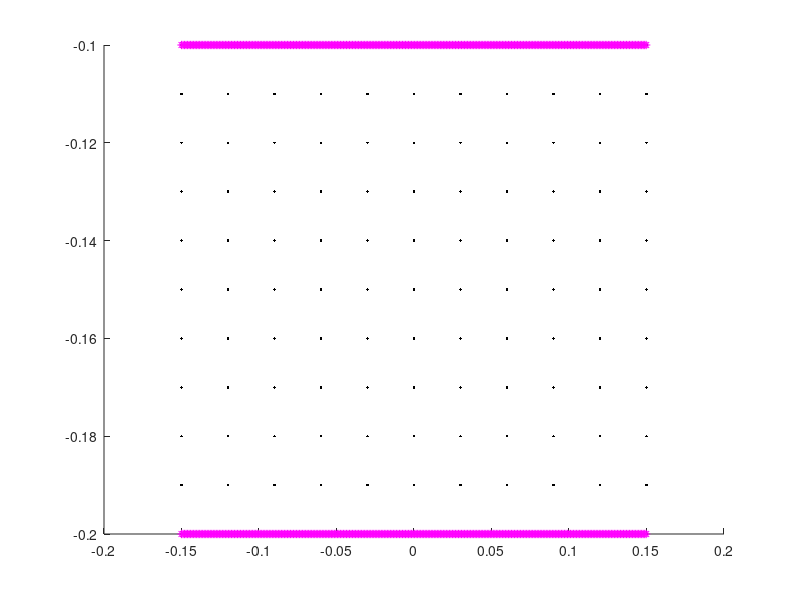

This figure's MATLAB source:
clear all
close all

L = 1;                              % length of computational domain (m)
N = 512;                            % number of Cartesian grid meshwidths at the finest level of the AMR grid
dx = L/N;                           % Cartesian mesh width (m)
ds = L/(2*N);                       % space between boundary points in straight tube

%%%%%%%%%%%%%%%%%%%%%%%%%%%%%%%%%%%%%%%%%%%%%%%%%%%
%%%%%%%%%%%%%%%%%%%%%%%%%%%%%%%%%%%%%%%%%%%%%%%%%%%
%Parameters for the racetrack

Let = 0.3;                          % Length of elastic tube (m)
Nend = 0;                          % Number of rigid points on each end of elastic section
Lt = Let+2*Nend*ds;                 % Length of straight section with three rigid points on each end
Llong = 0;                        % Lenght of long end of the tube

diameter = 0.1;                     % diameter of the tube
R2 = 0.1;                           % radius of inner wall
R1 = R2+diameter;                   % radius of outer wall

Nstraight = 2*ceil(Lt/ds);          % number of points along each straight section
%Ncurve = 2*ceil(pi*R1/ds);          % number of points along each curved section
Nrace = 4*ceil(Llong/ds);         % number of points making up the racetrack part
%Nrace = Nstraight+2*Ncurve;         % number of points making up the racetrack part
%dtheta = pi/(Ncurve/2);             % angle increment for drawing curved edges

mesh_name = 'heart_';               % structure name

centery = 0;                        % y-position of center of curved sections
centerx1 = -0.5*Lt;                 % x-position of center of left curved section
centerx2 = 0.5*Lt;                  % x-position of center of right curved section

%%%%%%%%%%%%%%%%%%%%%%%%%%%%%%%%%%%%%%%%%%%%%%%%%%%%%%%%%%
%%%%%%%%%%%%%%%%%%%%%%%%%%%%%%%%%%%%%%%%%%%%%%%%%%%%%%%%%
% Parameters for the pericardium
Dp = 2*diameter;                    %diameter of the pericardium
Nperi = 2*ceil((Dp-diameter)/ds);  % number of boundary points along the sides of the pericardium
Nperitot = Nperi + Nstraight;       % total number of pericardium points

%%%%%%%%%%%%%%%%%%%%%%%%%%%%%%%%%%%%%%%%%%%%%%%%%%%%%%%%%%
%%%%%%%%%%%%%%%%%%%%%%%%%%%%%%%%%%%%%%%%%%%%%%%%%%%%%%%%%
% Parameters for the actuator
La = 0.04;                          % length of the actuator section
NLa = ceil(La/ds);                  % number of points along each actuator
Ca = 0.25*Lt;                       % center of the actuator section
NCa = ceil(ceil(Nstraight/2)*Ca/Lt); % index of the center point
Na1 = NCa - ceil(NLa/2);            % index of the starting point with respect to the elastic section
Na2 = Na1+NLa-1;                    % index of the ending point with respect to the elastic section

%%%%%%%%%%%%%%%%%%%%%%%%%%%%%%%%%%%%%%%%%%%%%%%%%%%%%%%%%%
%%%%%%%%%%%%%%%%%%%%%%%%%%%%%%%%%%%%%%%%%%%%%%%%%%%%%%%%%
% Parameters for the prescribed peristalsis
Lap = 0.3;                          % length of the actuator section
NLap = ceil(Lap/ds);                  % number of points along each actuator
Cap = 0.5*Lt;                       % center of the actuator section
NCap = ceil(ceil(Nstraight/2)*Cap/Lt); % index of the center point
Na1p = NCap - ceil(NLap/2);            % index of the starting point with respect to the elastic section
Na2p = Na1p+NLap-1;                    % index of the ending point with respect to the elastic section


%%%%%%%%%%%%%%%%%%%%%%%%%%%%%%%%%%%%%%%%%%%
%%%%%%%%%%%%%%%%%%%%%%%%%%%%%%%%%%%%%%%%%%%
% parameters for markers
Nmarkersx = 11;                     %number of columns of markers
Nmarkersy = 11;                     %number of markers in each column
Nmarkers=Nmarkersx*Nmarkersy;       %total number of markers
dmx = Let/(Nmarkersx-1);            %space between markers in x-direction
dmy = diameter/(Nmarkersy-1);       %space between markers in y-direction


%%%%%%%%%%%%%%%%%%%%%%%%%%%%%%%%%%%%%%%%%%%
%%%%%%%%%%%%%%%%%%%%%%%%%%%%%%%%%%%%%%%%%%%
% material parameters
kappa_spring = 2.0e0;               % spring constant (Newton)
kappa_beam = 5.0e-1;                 % beam stiffness constant (Newton m^2)
kappa_target = kappa_spring;        % target point penalty spring constant (Newton)


%%%%%%%%%%%%%
% Plotting things 

figure(1)
hold on

%%%%%%%%%%%%%%%%%%%%%%%%%%%%%%%%%%%%%%%%%%%%%%%%%%%%%%%%%%%%%%%%%%%%%%%%%%%%%%%%
%%%%%%%%%%%%%%%%%%%%%%%%%%%%%%
% Make the elastic section of the tube
% Write out the vertex information

vertex_fid = fopen([mesh_name 'tube_' num2str(N) '.vertex'], 'w');
fprintf(vertex_fid, '%d\n', Nstraight);

%top part
for i=1:ceil(Nstraight/2),
    ytop = centery-R2;
    xtop = -Lt/2+(i-1)*ds;
    plot(xtop,ytop,'r-')
    fprintf(vertex_fid, '%1.16e %1.16e\n', xtop, ytop);
end

%bottom part
for i=ceil(Nstraight/2)+1:Nstraight,
    ybot = centery-R1;
    xbot = -Lt/2+(i-ceil(Nstraight/2)-1)*ds;
    plot(xbot,ybot,'r-')
    fprintf(vertex_fid, '%1.16e %1.16e\n', xbot, ybot);
end
fclose(vertex_fid);


%%%%%%%%%%%%%%%%%%%%%%%%%%%%%%%%%%%%%%%%%%%%%%%%%%%%%%%%%%%%%%%%%%%%%%%%%%%%%%%%
%%%%%%%%%%%%%%%%%%%%%%%%%%%%%%
% Make markers as vertices with no material properties

vertex_fid = fopen(['markers_' num2str(N) '.vertex'], 'w');
fprintf(vertex_fid, '%d\n', Nmarkers);

%top part
for i=0:Nmarkersx-1,
    for j=0:Nmarkersy-1,
        y = centery-R2-j*dmy;
        x = -Let/2+i*dmx;
        plot(x,y,'k.')
    fprintf(vertex_fid, '%1.16e %1.16e\n', x, y);
    end
end


%%%%%%%%%%%%%%%%%%%%%%%%%%%%%%%%%%%%%%%%%%%%%%%%%%%%%%%%%%%%%%%%%%%%%%%%%%%%%%%%
%%%%%%%%%%%%%%%%%%%%%%%%%%%%%%
% prescribed peristalsis part
% Write out the vertex information

%top part
vertex_fid = fopen(['pperi_top_' num2str(N) '.vertex'], 'w');
fprintf(vertex_fid, '%d\n', NLap);

for i=Na1p:Na2p,
    ytop = centery-R2;
    xtop = -Lt/2+i*ds;
    plot(xtop,ytop,'m*')
    fprintf(vertex_fid, '%1.16e %1.16e\n', xtop, ytop);
end
fclose(vertex_fid);

%bottom part
vertex_fid = fopen(['pperi_bot_' num2str(N) '.vertex'], 'w');
fprintf(vertex_fid, '%d\n', NLap);

for i=Na1p:Na2p,
    ybot = centery-R1;
    xbot = -Lt/2+i*ds;
    plot(xbot,ybot,'m*')
    fprintf(vertex_fid, '%1.16e %1.16e\n', xbot, ybot);
end
fclose(vertex_fid);


%%%%%%%%%%%%%%%%%%%%%%%%%%%%%%%%%%%%%%%%%%%%%%%%%%%%%%%%%%%%%%%%%%%%%%%%%%%%%%%%
%%%%%%%%%%%%%%%%%%%%%%%%%%%%%%
% NO race track part
% Write out the vertex information

vertex_fid = fopen([mesh_name 'race_' num2str(N) '.vertex'], 'w');
fprintf(vertex_fid, '%d\n', Nrace);

%right part of NO racetrack
for i=1:ceil(Nrace/4),
    ytop = centery-R2;
    xtop = Lt/2+i*ds;
    plot(xtop,ytop,'b-')
    fprintf(vertex_fid, '%1.16e %1.16e\n', xtop, ytop);
end

for i=1:ceil(Nrace/4),
    ybot = centery-R1;
    xbot = Lt/2+i*ds;
    plot(xbot,ybot,'b-')
    fprintf(vertex_fid, '%1.16e %1.16e\n', xbot, ybot);
end


%left part of NO racetrack
for i=1:ceil(Nrace/4),
    ytop = centery-R2;
    xtop = -Lt/2-i*ds;
    plot(xtop,ytop,'b-')
    fprintf(vertex_fid, '%1.16e %1.16e\n', xtop, ytop);
end

for i=1:ceil(Nrace/4),
    ybot = centery-R1;
    xbot = -Lt/2-i*ds;
    plot(xbot,ybot,'b-')
    fprintf(vertex_fid, '%1.16e %1.16e\n', xbot, ybot);
end
fclose(vertex_fid);




hold off

%%%%%%%%%%%%%%%%%%%%%%%%%%%%%%%%%%%%%%%%%%%%%%%%%%%%%%%%%%%%%%%%%%%%%%%%%%%%%%%%
%%%%%%%%%%%%%%%%%%%%%%%%%%%%%%%%%%%%%%%%%%%%%%%%%%%%%%%%%%%%%%%%%%%%%%%%%%%%%%%%
% Write out the spring information for the elastic section

spring_fid = fopen([mesh_name 'tube_' num2str(N) '.spring'], 'w');
fprintf(spring_fid, '%d\n', Nstraight-2);

%elastic part of tube
for i = 0:ceil(Nstraight/2)-2,
    fprintf(spring_fid, '%d %d %1.16e %1.16e\n', i, i+1, kappa_spring*ds/(ds^2), ds);
end

for i = ceil(Nstraight/2):Nstraight-2,
    fprintf(spring_fid, '%d %d %1.16e %1.16e\n', i, i+1, kappa_spring*ds/(ds^2), ds);
end

fclose(spring_fid);
%
% %%%%%%%%%%%%%%%%%%%%%%%%%%%%%%%%%%%%%%%%%%%%%%%%%%%%%%%%%%%%%%%%%%%%%%%%%%%%%%%%
% %%%%%%%%%%%%%%%%%%%%%%%%%%%%%%%%%%%%%%%%%%%%%%%%%%%%%%%%%%%%%%%%%%%%%%%%%%%%%%%%

% % Write out the beam information for the elastic section

beam_fid = fopen([mesh_name 'tube_' num2str(N) '.beam'], 'w');
fprintf(beam_fid, '%d\n', Nstraight-4);

%elastic part of tube
for i = 0:ceil(Nstraight/2)-3,
    fprintf(beam_fid, '%d %d %d %1.16e\n', i, i+1, i+2, kappa_beam*ds/(ds^4));
end

for i = ceil(Nstraight/2):Nstraight-3,
    fprintf(beam_fid, '%d %d %d %1.16e\n', i, i+1, i+2, kappa_beam*ds/(ds^4));
end
fclose(beam_fid);

%%%%%%%%%%%%%%%%%%%%%%%%%%%%%%%%%%%%%%%%%%%%%%%%%%%%%%%%%%%%%%%%%%%%%%%%%%%%%%%%
%%%%%%%%%%%%%%%%%%%%%%%%%%%%%%%%%%%%%%%%%%%%%%%%%%%%%%%%%%%%%%%%%%%%%%%%%%%%%%%%

% Write out the target point information for the ends of the elastic tube
target_fid = fopen([mesh_name 'tube_' num2str(N) '.target'], 'w');

fprintf(target_fid, '%d\n', 4*Nend);

for i = 0:Nend-1,
    fprintf(target_fid, '%d %1.16e\n', i, kappa_target*ds/(ds^2));
end

for i = ceil(Nstraight/2)-Nend:ceil(Nstraight/2)-1,
    fprintf(target_fid, '%d %1.16e\n', i, kappa_target*ds/(ds^2));
end

for i = ceil(Nstraight/2):ceil(Nstraight/2)+Nend-1,
    fprintf(target_fid, '%d %1.16e\n', i, kappa_target*ds/(ds^2));
end

for i = Nstraight-Nend:Nstraight-1,
    fprintf(target_fid, '%d %1.16e\n', i, kappa_target*ds/(ds^2));
end

fclose(target_fid);

%%%%%%%%%%%%%%%%%%%%%%%%%%%%%%%%%%%%%%%%%%%%%%%%%%%%%%%%%%%%%%%%%%%%%%%%%%%%%%%%
% Write out the target point information for the actuator

%top prescribed peristalsis
target_fid = fopen(['pperi_top_' num2str(N) '.target'], 'w');
fprintf(target_fid, '%d\n', NLap);

for i = 0:NLap-1,
    fprintf(target_fid, '%d %1.16e\n', i, kappa_target*ds/(ds^2));
end

fclose(target_fid);

%bottom prescribed peristalsis
target_fid = fopen(['pperi_bot_' num2str(N) '.target'], 'w');
fprintf(target_fid, '%d\n', NLap);

for i = 0:NLap-1,
    fprintf(target_fid, '%d %1.16e\n', i, kappa_target*ds/(ds^2));
end

fclose(target_fid);

%%%%%%%%%%%%%%%%%%%%%%%%%%%%%%%%%%%%%%%%%%%%%%%%%%%%%%%%%%%%%%%%%%%%%%%%%%%%%%%%
% Write out the target point information for the racetrack
target_fid = fopen([mesh_name 'race_' num2str(N) '.target'], 'w');

fprintf(target_fid, '%d\n', Nrace);

for i = 0:Nrace-1,
    fprintf(target_fid, '%d %1.16e\n', i, kappa_target*ds/(ds^2));
end

fclose(target_fid);
